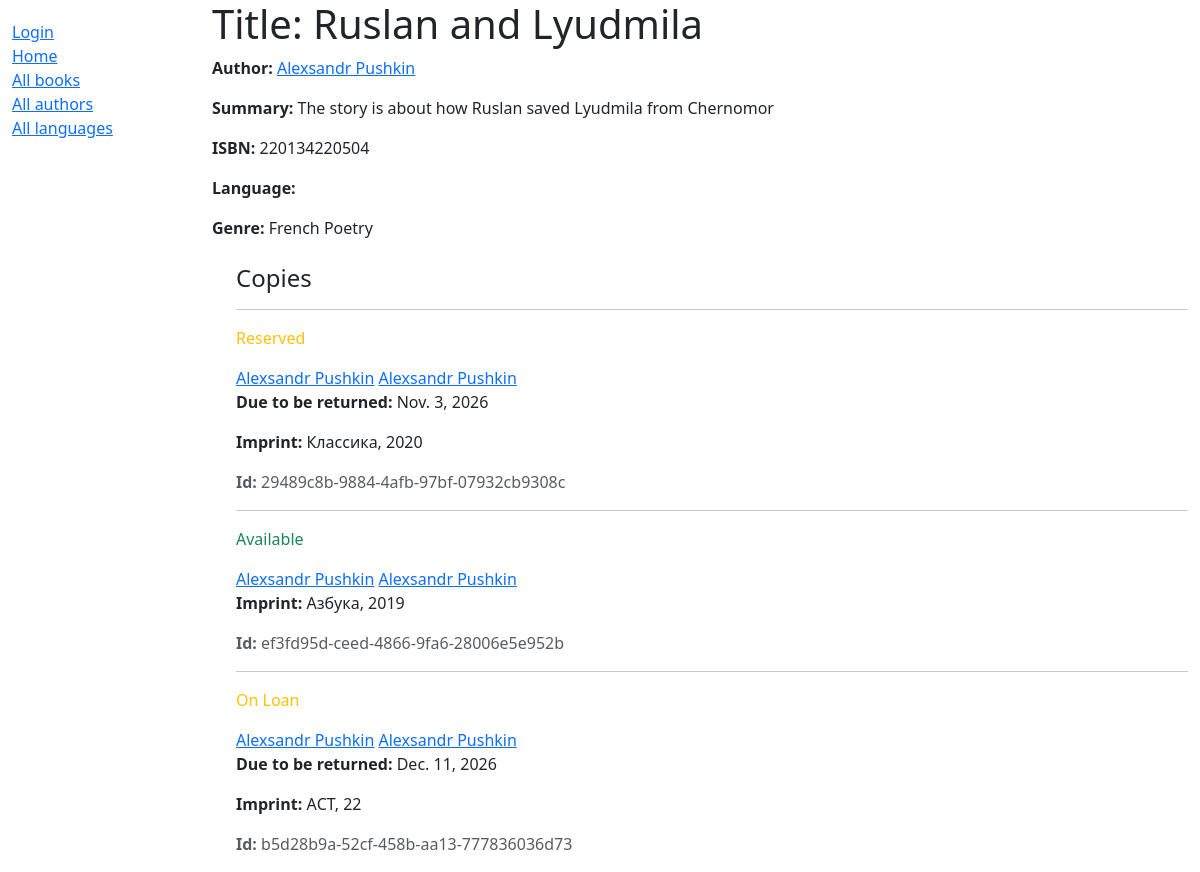
/catalog/book/1, run on the app's committed database.
### catalog/models.py (models this page shows, shortened)
class Book(models.Model):
    title = models.CharField(max_length=200)
    author = models.ForeignKey('Author', on_delete=models.RESTRICT, null=True)
    summary = models.TextField(
        max_length=100, help_text="Enter a brief description of the book")
    isbn = models.CharField('ISBN', max_length=13, unique=True, help_text="13 Character <a href='https://www.isbn-international.org/content/what'>")
    genre = models.ManyToManyField('Genre', help_text="Select a genre for this book")
    class Meta:
        ordering = ['title', 'author']

class Author(models.Model):
    first_name = models.CharField(max_length=100)
    last_name = models.CharField(max_length=100)
    date_of_birth = models.DateField(null=True, blank=True)
    date_of_death = models.DateField('Died',null=True, blank=True)
    class Meta:
        ordering = ['first_name', 'last_name']
    def get_absolute_url(self):
        return reverse('author-detail', args=[str(self.id)])
    def __str__(self):
        return f'{self.first_name} {self.last_name}'

class Genre(models.Model):
    name = models.CharField(
        max_length=200,
        unique=True,
        help_text="Enter a book genre (e.g. Science Fiction, French Poetry etc.)"
    )
    def __str__(self):
        return self.name

class BookInstance(models.Model):
    id = models.UUIDField(primary_key=True, default=uuid.uuid4, help_text="Unique ID for this particular book across whole library")
    book = models.ForeignKey('Book', on_delete=models.RESTRICT, null=True)
    imprint = models.CharField(max_length=200)
    due_back = models.DateField(null=True, blank=True)
    borrower = models.ForeignKey(settings.AUTH_USER_MODEL, on_delete=models.SET_NULL, null=True, blank=True)
    class LoanStatus(models.TextChoices):
        MAINTENANCE = ('m', 'Maintenance')
        ON_LOAN = ('o', 'On Loan')
        AVAILABLE = ('a', 'Available')
        RESERVED = ('r', 'Reserved')
    status = models.CharField(
        max_length=1,
        choices=LoanStatus.choices,
        blank=True,
        default=LoanStatus.MAINTENANCE,
        help_text="Book availability status",
    )
    class Meta:
        ordering = ['due_back']

### catalog/views.py (the view)
# urls.py: path('book/<int:pk>', views.BookDetailView.as_view(), name='book-detail'),
class BookDetailView(generic.DetailView):
    model = Book

### templates/catalog/book_detail.html (shortened to what this page needs)
<!DOCTYPE html>
<html lang="">
  <head>
  </head>
  <body>
    {% extends "base_generic.html" %}
{% block content %}
  <h1>Title: {{ book.title }}</h1>
  <p><strong>Author:</strong> <a href="">{{ book.author }}</a></p>
  <p><strong>Summary:</strong> {{ book.summary }}</p>
  <p><strong>ISBN:</strong> {{ book.isbn }}</p>
  <p><strong>Language:</strong> {{ book.language }}</p>
  <p><strong>Genre:</strong> {{ book.genre.all|join:", " }}</p>
  <div class="ms-4 mt-4">
    <h4>Copies</h4>
    {% for copy in book.bookinstance_set.all %}
      <hr />
      <p
        class="{% if copy.status == copy.LoanStatus.AVAILABLE %}text-success{% elif copy.status == copy.LoanStatus.MAINTENANCE %}text-danger{% else %}text-warning{% endif %}">
        {{ copy.get_status_display }}
      </p>
      <a href="{% url 'author-detail' book.author.pk %}">{{ book.author }}</a>
      <a href="{{ book.author.get_absolute_url }}">{{ book.author }}</a>
      {% if copy.status != copy.LoanStatus.AVAILABLE %}
        <p><strong>Due to be returned:</strong> {{ copy.due_back }}</p>
      {% endif %}
      <p><strong>Imprint:</strong> {{ copy.imprint }}</p>
      <p class="text-muted"><strong>Id:</strong> {{ copy.id }}</p>
    {% endfor %}
  </div>
{% endblock %}

### data on the page
Book: author "Alexsandr Pushkin", summary "The story is about how Ruslan saved Lyudmila from Chernomor", isbn "220134220504", genre.all "French Poetry"
BookInstance: status "Reserved", due_back "Nov. 3, 2026", imprint "Классика, 2020", id "29489c8b-9884-4afb-97bf-07932cb9308c"
BookInstance: status "Available", imprint "Азбука, 2019", id "ef3fd95d-ceed-4866-9fa6-28006e5e952b"
BookInstance: status "On Loan", due_back "Dec. 11, 2026", imprint "АСТ, 22", id "b5d28b9a-52cf-458b-aa13-777836036d73"
